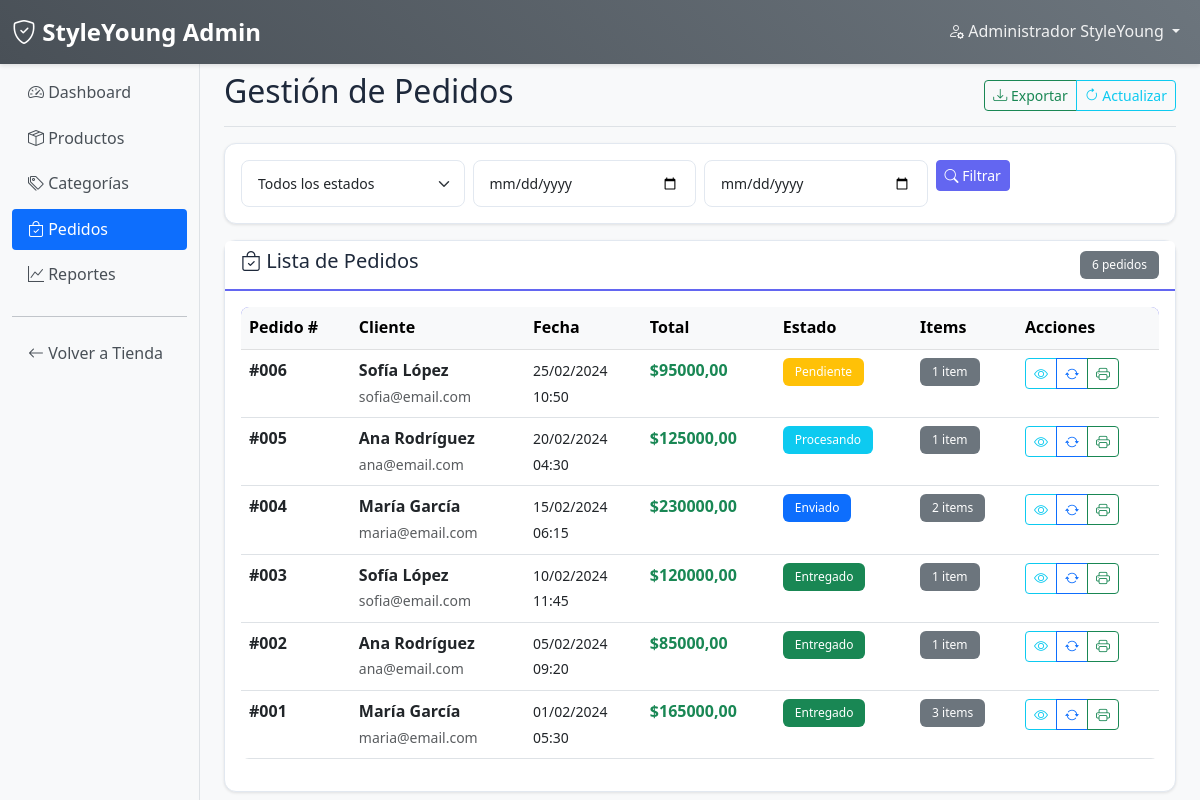
Screenshot of /es/admin-panel/pedidos/ (signed in) with the database file from the repository.
### usuarios/models.py (models this page shows, shortened)
class Usuario(AbstractUser):
    nombre = models.CharField(max_length=100)
    email = models.EmailField(unique=True)
    direccion = models.CharField(max_length=255, blank=True)
    telefono = models.CharField(max_length=15, blank=True)
    USERNAME_FIELD = 'email'
    REQUIRED_FIELDS = ['nombre', 'username']  # username necesario para createsuperuser
    class Meta:
        verbose_name = "Usuario"
        verbose_name_plural = "Usuarios"

### tienda/models.py (models this page shows, shortened)
class Pedido(models.Model):
    ESTADOS_PEDIDO = [
        ('pendiente', 'Pendiente'),
        ('procesando', 'Procesando'),
        ('enviado', 'Enviado'),
        ('entregado', 'Entregado'),
        ('cancelado', 'Cancelado'),
    ]
    usuario = models.ForeignKey(settings.AUTH_USER_MODEL, on_delete=models.CASCADE)
    total = models.DecimalField(max_digits=10, decimal_places=2)
    estado = models.CharField(max_length=20, choices=ESTADOS_PEDIDO, default='pendiente')
    fecha_pedido = models.DateTimeField(auto_now_add=True)
    direccion_entrega = models.CharField(max_length=255)
    class Meta:
        verbose_name = "Pedido"
        verbose_name_plural = "Pedidos"

### tienda/views.py (the view)
# urls.py: path('admin-panel/pedidos/', views.admin_pedidos, name='admin_pedidos'),
@user_passes_test(es_admin)
def admin_pedidos(request):
    pedidos = Pedido.objects.all().order_by('-fecha_pedido')
    return render(request, 'admin/pedidos.html', {
        'pedidos': pedidos
    })

### tienda/context_processors.py (called while the page is built)
def clima_context(request):
    clima = ClimaService.obtener_clima()
    return {
        'clima_actual': clima
    }

### tienda/views.py (called while the page is built)
def es_admin(user):
    return user.is_staff

### templates/admin/pedidos.html (shortened to what this page needs)
{% extends 'admin/base_admin.html' %}
{% block page_title %}Gestión de Pedidos{% endblock %}
{% block page_actions %}
<div class="btn-group" role="group">
    <button class="btn btn-outline-success btn-sm" onclick="exportPedidos()">
        <i class="bi bi-download"></i> Exportar
    </button>
    <button class="btn btn-outline-info btn-sm" onclick="refreshPedidos()">
        <i class="bi bi-arrow-clockwise"></i> Actualizar
    </button>
</div>
{% endblock %}
{% block content %}
<div class="row mb-3">
    <div class="col-12">
        <div class="card">
            <div class="card-body">
                <div class="row g-2">
                    <div class="col-md-3">
                        <select class="form-select form-select-sm">
                            <option value="">Todos los estados</option>
                        </select>
                    </div>
                    <div class="col-md-3">
                        <input type="date" class="form-control form-control-sm" placeholder="Fecha desde">
                    </div>
                    <div class="col-md-3">
                        <input type="date" class="form-control form-control-sm" placeholder="Fecha hasta">
                    </div>
                    <div class="col-md-3">
                        <button class="btn btn-primary btn-sm">
                            <i class="bi bi-search"></i> Filtrar
                        </button>
                    </div>
                </div>
            </div>
        </div>
    </div>
</div>
<div class="row">
    <div class="col-12">
        <div class="card">
            <div class="card-header d-flex justify-content-between align-items-center">
                <h5><i class="bi bi-bag-check"></i> Lista de Pedidos</h5>
                <span class="badge bg-secondary">{{ pedidos|length }} pedido{{ pedidos|length|pluralize }}</span>
            </div>
            <div class="card-body">
                {% if pedidos %}
                <div class="table-responsive">
                    <table class="table table-hover">
                        <thead class="table-light">
                            <tr>
                                <th>Pedido #</th>
                                <th>Cliente</th>
                                <th>Fecha</th>
                                <th>Total</th>
                                <th>Estado</th>
                                <th>Items</th>
                                <th>Acciones</th>
                            </tr>
                        </thead>
                        <tbody>
                            {% for pedido in pedidos %}
                            <tr>
                                <td><strong>#{{ pedido.id|stringformat:"03d" }}</strong></td>
                                <td>
                                    <div>
                                        <strong>{{ pedido.usuario.nombre }}</strong><br>
                                        <small class="text-muted">{{ pedido.usuario.email }}</small>
                                    </div>
                                </td>
                                <td>
                                    <small>{{ pedido.fecha_pedido|date:"d/m/Y" }}<br>{{ pedido.fecha_pedido|time:"H:i" }}</small>
                                </td>
                                <td><strong class="text-success">${{ pedido.total }}</strong></td>
                                <td>
                                    <span class="badge
                                        {% if pedido.estado == 'pendiente' %}bg-warning
                                        {% elif pedido.estado == 'procesando' %}bg-info
                                        {% elif pedido.estado == 'enviado' %}bg-primary
                                        {% elif pedido.estado == 'entregado' %}bg-success
                                        {% else %}bg-danger
                                        {% endif %}">
                                        {{ pedido.get_estado_display }}
                                    </span>
                                </td>
                                <td>
                                    <span class="badge bg-secondary">
                                        {{ pedido.itempedido_set.count }} item{{ pedido.itempedido_set.count|pluralize }}
                                    </span>
                                </td>
                                <td>
                                    <div class="btn-group" role="group">
                                        <button class="btn btn-outline-info btn-sm"
                                                title="Ver detalles"
                                                onclick="verDetallePedido({{ pedido.id }})">
                                            <i class="bi bi-eye"></i>
                                        </button>
                                        <button class="btn btn-outline-primary btn-sm"
                                                title="Cambiar estado"
                                                onclick="cambiarEstado({{ pedido.id }}, '{{ pedido.estado }}')">
                                            <i class="bi bi-arrow-repeat"></i>
                                        </button>
                                        <button class="btn btn-outline-success btn-sm"
                                                title="Imprimir"
                                                onclick="imprimirPedido({{ pedido.id }})">
                                            <i class="bi bi-printer"></i>
                                        </button>
                                    </div>
                                </td>
                            </tr>
                            {% endfor %}
                        </tbody>
                    </table>
                </div>
                {% else %}
                <div class="text-center py-5">
                    <i class="bi bi-bag-x display-1 text-muted"></i>
                    <h4 class="mt-3">No hay pedidos</h4>
                    <p class="text-muted">Los pedidos aparecerán aquí cuando los clientes realicen compras.</p>
                </div>
                {% endif %}
            </div>
        </div>
    </div>
</div>
{% endblock %}

### templates/admin/base_admin.html (shortened to what this page needs)
{% load static %}
{% load i18n %}
<!DOCTYPE html>
<html lang="{{ LANGUAGE_CODE }}">
<head>
    <link href="https://cdn.jsdelivr.net/npm/bootstrap@5.3.0/dist/css/bootstrap.min.css" rel="stylesheet">
    <link href="https://cdn.jsdelivr.net/npm/bootstrap-icons@1.10.0/font/bootstrap-icons.css" rel="stylesheet">
    <link href="{% static 'css/styles.css' %}" rel="stylesheet">
</head>
<body class="bg-light">
    <nav class="navbar navbar-expand-lg navbar-dark navbar-admin fixed-top">
        <div class="container-fluid">
            <a class="navbar-brand fw-bold" href="{% url 'tienda:admin_dashboard' %}">
                <i class="bi bi-shield-check"></i> StyleYoung Admin
            </a>
            <div class="navbar-nav ms-auto">
                <div class="nav-item dropdown">
                    <a class="nav-link dropdown-toggle" href="#" role="button" data-bs-toggle="dropdown">
                        <i class="bi bi-person-gear"></i> {{ user.nombre|default:user.username }}
                    </a>
                </div>
            </div>
        </div>
    </nav>
    <div class="container-fluid">
        <div class="row">
            <nav id="sidebarMenu" class="col-md-3 col-lg-2 d-md-block sidebar collapse position-fixed" style="top: 56px; z-index: 100;">
                <div class="position-sticky pt-3">
                    <ul class="nav flex-column">
                        <li class="nav-item">
                            <a class="nav-link {% if request.resolver_match.url_name == 'admin_dashboard' %}active{% endif %}"
                               href="{% url 'tienda:admin_dashboard' %}">
                                <i class="bi bi-speedometer2"></i> Dashboard
                            </a>
                        </li>
                        <li class="nav-item">
                            <a class="nav-link {% if request.resolver_match.url_name == 'admin_productos' %}active{% endif %}"
                               href="{% url 'tienda:admin_productos' %}">
                                <i class="bi bi-box-seam"></i> Productos
                            </a>
                        </li>
                        <li class="nav-item">
                            <a class="nav-link {% if request.resolver_match.url_name == 'admin_categorias' %}active{% endif %}"
                               href="{% url 'tienda:admin_categorias' %}">
                                <i class="bi bi-tags"></i> Categorías
                            </a>
                        </li>
                        <li class="nav-item">
                            <a class="nav-link {% if request.resolver_match.url_name == 'admin_pedidos' %}active{% endif %}"
                               href="{% url 'tienda:admin_pedidos' %}">
                                <i class="bi bi-bag-check"></i> Pedidos
                            </a>
                        </li>
                        <li class="nav-item">
                            <a class="nav-link {% if request.resolver_match.url_name == 'admin_reportes' %}active{% endif %}"
                               href="{% url 'tienda:admin_reportes' %}">
                                <i class="bi bi-graph-up"></i> Reportes
                            </a>
                        </li>
                        <hr>
                        <li class="nav-item">
                            <a class="nav-link" href="{% url 'tienda:home' %}">
                                <i class="bi bi-arrow-left"></i> Volver a Tienda
                            </a>
                        </li>
                    </ul>
                </div>
            </nav>
            <main class="col-md-9 ms-sm-auto col-lg-10 px-md-4 main-content" style="margin-top: 56px;">
                <div class="d-flex justify-content-between flex-wrap flex-md-nowrap align-items-center pt-3 pb-2 mb-3 border-bottom">
                    <h1 class="h2">{% block page_title %}Panel Administrativo{% endblock %}</h1>
                    <div class="btn-toolbar mb-2 mb-md-0">
                        {% block page_actions %}{% endblock %}
                    </div>
                </div>
                {% block content %}{% endblock %}
            </main>
        </div>
    </div>
</body>
</html>

### static/css/styles.css (style rules this page uses)
:root { --primary-color: #6366f1; --primary-dark: #4f46e5; --secondary-color: #ec4899; --success-color: #10b981; --danger-color: #ef4444; --warning-color: #f59e0b; --info-color: #3b82f6; --light-bg: #f8fafc; --dark-text: #1e293b; --gray-text: #64748b; --border-color: #e2e8f0; --white: #ffffff; }
body { font-family: 'Segoe UI', Tahoma, Geneva, Verdana, sans-serif; color: var(--dark-text); background-color: var(--light-bg); line-height: 1.6; }
.navbar { background: linear-gradient(135deg, var(--primary-color) 0%, var(--primary-dark) 100%); box-shadow: 0 2px 4px rgba(0,0,0,0.1); }
.navbar-brand { font-weight: 700; font-size: 1.5rem; color: var(--white) !important; }
.navbar-nav .nav-link { color: rgba(255, 255, 255, 0.9) !important; font-weight: 500; transition: color 0.3s ease; }
.btn-primary { background-color: var(--primary-color); border-color: var(--primary-color); transition: all 0.3s ease; }
.card { border: 1px solid var(--border-color); border-radius: 12px; box-shadow: 0 1px 3px rgba(0, 0, 0, 0.1); transition: all 0.3s ease; background-color: var(--white); }
.card-header { background-color: var(--white); border-bottom: 2px solid var(--primary-color); font-weight: 600; color: var(--dark-text); }
.form-control, .form-select { border: 1px solid var(--border-color); border-radius: 8px; padding: 0.75rem 1rem; transition: all 0.3s ease; }
.table { background-color: var(--white); border-radius: 8px; overflow: hidden; }
.table thead { background-color: var(--primary-color); color: var(--white); }
.badge { padding: 0.5rem 0.75rem; font-weight: 500; border-radius: 6px; }

### templates/admin/base_admin.html (style rules this page uses)
.sidebar { min-height: 100vh; }
.main-content { margin-left: 0; }
@media (min-width: 768px) { .main-content { margin-left: 250px; } }
.navbar-admin { background: linear-gradient(45deg, #495057, #6c757d); }
.sidebar { background: #f8f9fa; border-right: 1px solid #dee2e6; }
.sidebar .nav-link { color: #495057; border-radius: 0.25rem; margin-bottom: 0.25rem; }
.sidebar .nav-link.active { background-color: #0d6efd; color: white; }

### rows the page displays
Usuario: nombre "Administrador StyleYoung"
Pedido: id "006", usuario.nombre "Sofía López", usuario.email "sofia@email.com", fecha_pedido "25/02/2024", fecha_pedido "10:50", total "95000,00", estado "Pendiente", itempedido_set.count "1"
Pedido: id "005", usuario.nombre "Ana Rodríguez", usuario.email "ana@email.com", fecha_pedido "20/02/2024", fecha_pedido "04:30", total "125000,00", estado "Procesando", itempedido_set.count "1"
Pedido: id "004", usuario.nombre "María García", usuario.email "maria@email.com", fecha_pedido "15/02/2024", fecha_pedido "06:15", total "230000,00", estado "Enviado", itempedido_set.count "2"
Pedido: id "003", usuario.nombre "Sofía López", usuario.email "sofia@email.com", fecha_pedido "10/02/2024", fecha_pedido "11:45", total "120000,00", estado "Entregado", itempedido_set.count "1"
Pedido: id "002", usuario.nombre "Ana Rodríguez", usuario.email "ana@email.com", fecha_pedido "05/02/2024", fecha_pedido "09:20", total "85000,00", estado "Entregado", itempedido_set.count "1"
Pedido: id "001", usuario.nombre "María García", usuario.email "maria@email.com", fecha_pedido "01/02/2024", fecha_pedido "05:30", total "165000,00", estado "Entregado", itempedido_set.count "3"

### other values shown
{{ pedidos|length }} "6"
